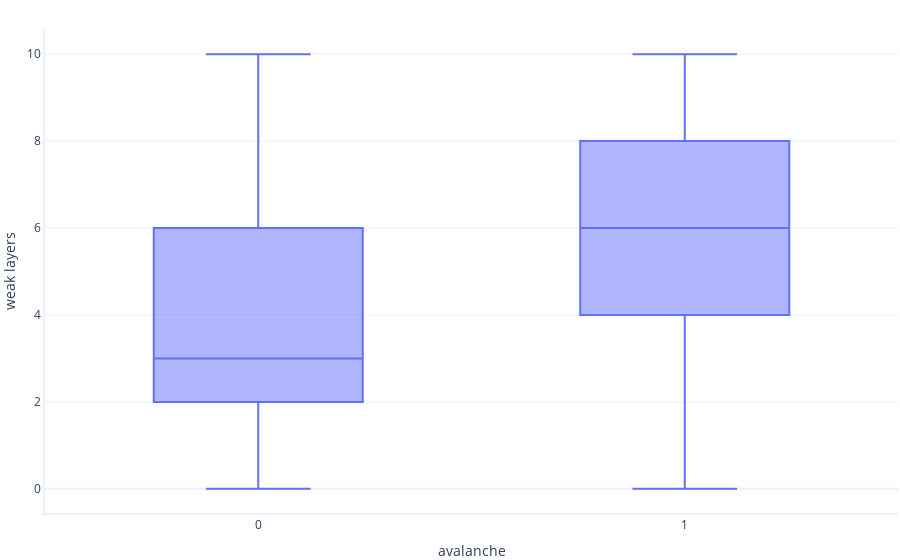

The code cell stored with this chart in its notebook:
### Code cell
graphing.box_and_whisker(dataset, label_x="avalanche", label_y="weak_layers")

### Figure 1 — Plotly figure (JSON) as saved in the notebook; plotly's stock layout.template omitted (floating-point values rounded to 4 significant figures; data arrays with more than 128 entries replaced by an {"elided": "..."} marker saying what was removed)
{"data": [{"alignmentgroup": "True", "hovertemplate": "avalanche=%{x}<br>weak layers=%{y}<extra></extra>", "legendgroup": "", "marker": {"color": "#636efa"}, "name": "", "notched": false, "offsetgroup": "", "orientation": "v", "showlegend": false, "type": "box", "x": {"elided": "1095 int values"}, "x0": " ", "xaxis": "x", "y": {"elided": "1095 int values"}, "y0": " ", "yaxis": "y"}], "layout": {"boxmode": "group", "legend": {"tracegroupgap": 0}, "xaxis": {"anchor": "y", "domain": [0, 1], "title": {"text": "avalanche"}}, "yaxis": {"anchor": "x", "domain": [0, 1], "title": {"text": "weak layers"}}}}
